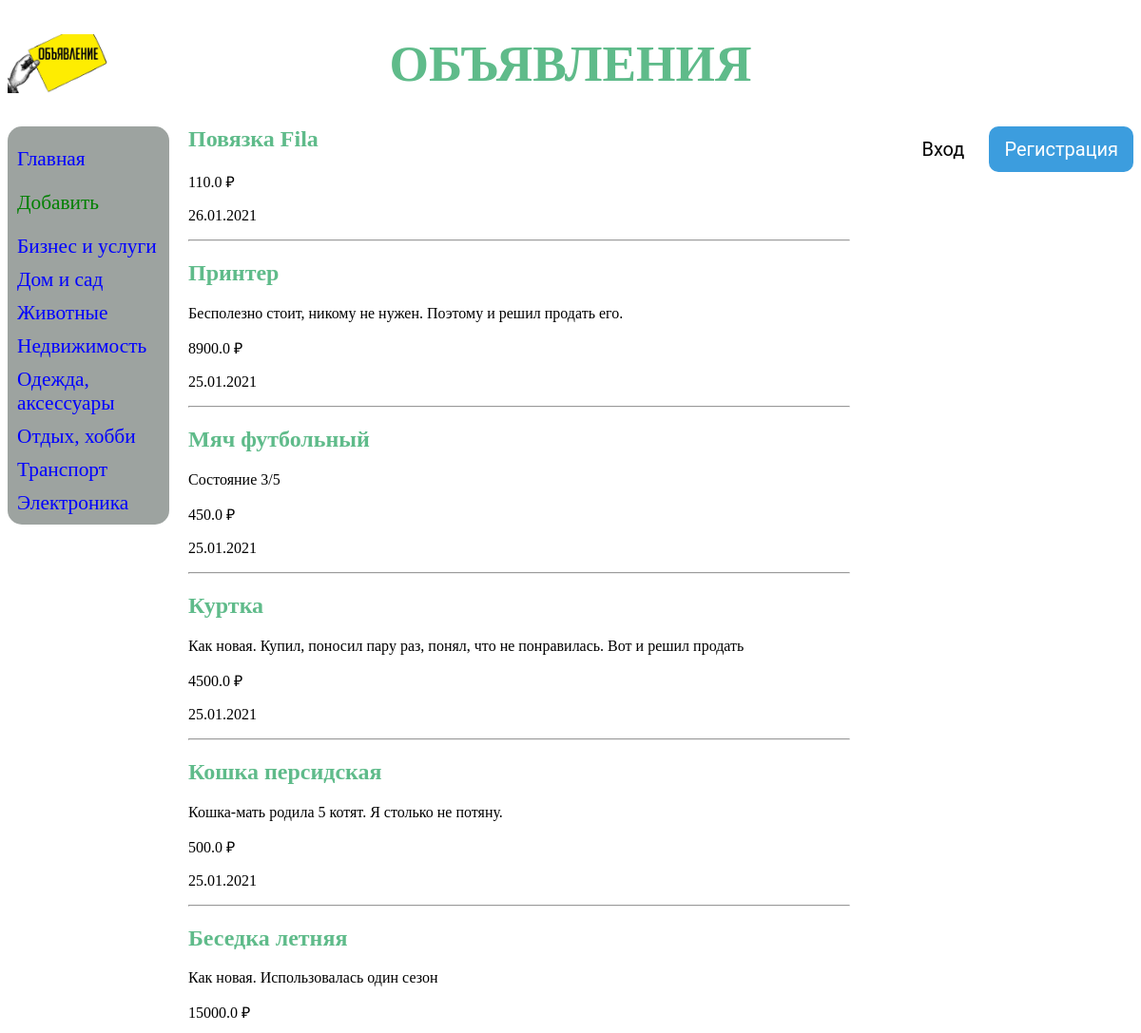
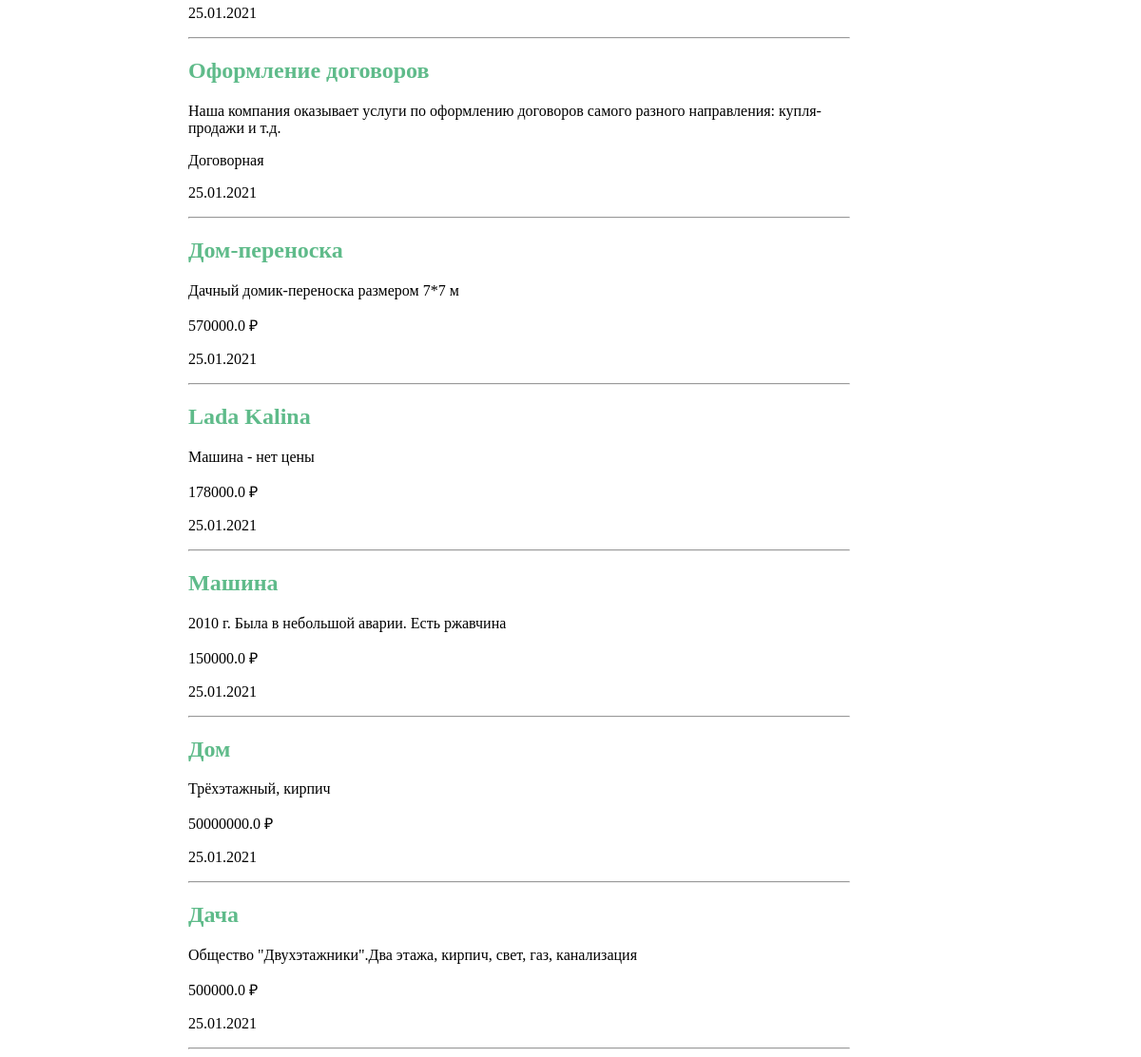
/board/, run on the app's committed database (2 pictures, top to bottom).
### board/models.py (models this page shows, shortened)
class Rubric(models.Model):
    name = models.CharField(max_length=20, db_index=True, verbose_name='Название')
    class Meta:
        verbose_name_plural = 'Рубрики'
        verbose_name = 'Рубрика'
        ordering = ['name']

class Board(models.Model):
    title = models.CharField(max_length=50, verbose_name='Товар')
    content = models.TextField(null=True, blank=True, verbose_name='Описание')
    price = models.FloatField(null=True, blank=True, verbose_name='Цена')
    published = models.DateField(auto_now_add=True, db_index=True, verbose_name='Опубликовано')
    rubric = models.ForeignKey('Rubric', null=True, on_delete=models.PROTECT, verbose_name='Рубрика')
    class Meta:
        verbose_name_plural = 'Объявления'
        verbose_name = "Объявление"
        ordering = ['-published']

### board/views.py (the view)
# urls.py: path('', index, name='index'),
def index(request):
    bs = Board.objects.all()
    rubrics = Rubric.objects.all()
    context = {'bs': bs, 'rubrics': rubrics}
    return render(request, 'board/index.html', context)

### board/templates/board/index.html (shortened to what this page needs)
{% extends "layout/basic.html" %}
{% block content %}
{% for b in bs %}
<div class="ads">
    <h2>{{ b.title }}</h2>
    <p>{{ b.content }}</p>
    {% if b.price == None %}
    <p>Договорная</p>
    {% else %}
    <p>{{ b.price }} &#8381;</p>
    {% endif %}
    <p>{{ b.published|date:"d.m.Y" }}</p>
    <hr align="left">
</div>
{% endfor %}
{% endblock %}

### board/templates/layout/basic.html (shortened to what this page needs)
<!DOCTYPE html>
{% load static %}
<html lang="en">
<head>
    <link rel="stylesheet" type="text/css" href="{% static 'board/style.css' %}">
</head>
<body>
    <header>
        <h1>Объявления</h1>
    </header>
    <span class="register">
         <a href="{% url 'register' %}">Регистрация</a>
    </span>
    <span class="login">
        <a href="{% url 'login' %}">Вход</a>
    </span>
    <nav>
        <p><a href="{% url 'index' %}">Главная</a></p>
        <p><a class="add" href="{% url 'add' %}">Добавить</a></p>
        {% for rubric in rubrics %}
        <a href="{% url 'by_rubric' rubric.pk %}">{{ rubric.name }}</a>
        {% endfor %}
    </nav>
    <section>
        {% block content %}
        {% endblock %}
    </section>
</body>
</html>

### board/static/board/style.css (style rules this page uses)
html { background-color: white; color: #5fbb8a; }
body { margin-top: 0px; }
header h1 { font-size: 40pt; text-transform: uppercase; text-align: center; background: url("bg.jpg") left / auto 100% no-repeat; }
nav { font-size: 16pt; width: 150px; float: left; background-color: #9da3a0; padding-left: 10px; padding-right: 10px; border-radius: 15px; }
nav a { display: block; text-decoration: none; margin: 10px 0px; color: blue; }
.add { color: green; }
section { margin-left: 190px; }
section p { color: black; }
.ads { width: 70%; }
span { float: right; }
span a { display: inline-block; text-decoration: none; font-size: 20px; font-family: Roboto, sans; text-align: center; cursor: pointer; padding: 12px 16px; border-radius: 10px; }
.login a { margin-right: 10px; border-radius: 10px; color: #000; }
.register a { color: white; border-radius: 10px; background-color: #3c9dde; }

### data on the page
Rubric: name "Бизнес и услуги"
Rubric: name "Дом и сад"
Rubric: name "Животные"
Rubric: name "Недвижимость"
Rubric: name "Одежда, аксессуары"
Rubric: name "Отдых, хобби"
Rubric: name "Транспорт"
Rubric: name "Электроника"
Board: title "Повязка Fila", price "110.0", published "26.01.2021"
Board: title "Принтер", content "Бесполезно стоит, никому не нужен. Поэтому и решил продать его.", price "8900.0", published "25.01.2021"
Board: title "Мяч футбольный", content "Состояние 3/5", price "450.0", published "25.01.2021"
Board: title "Куртка", content "Как новая. Купил, поносил пару раз, понял, что не понравилась. Вот и решил продать", price "4500.0", published "25.01.2021"
Board: title "Кошка персидская", content "Кошка-мать родила 5 котят. Я столько не потяну.", price "500.0", published "25.01.2021"
Board: title "Беседка летняя", content "Как новая. Использовалась один сезон", price "15000.0", published "25.01.2021"
Board: title "Оформление договоров", content "Наша компания оказывает услуги по оформлению договоров самого разного направления: купля-продажи и т.д.", shows "Договорная", published "25.01.2021"
Board: title "Дом-переноска", content "Дачный домик-переноска размером 7*7 м", price "570000.0", published "25.01.2021"
Board: title "Lada Kalina", content "Машина - нет цены", price "178000.0", published "25.01.2021"
Board: title "Машина", content "2010 г. Была в небольшой аварии. Есть ржавчина", price "150000.0", published "25.01.2021"
Board: title "Дом", content "Трёхэтажный, кирпич", price "50000000.0", published "25.01.2021"
Board: title "Дача", content "Общество \"Двухэтажники\".Два этажа, кирпич, свет, газ, канализация", price "500000.0", published "25.01.2021"
